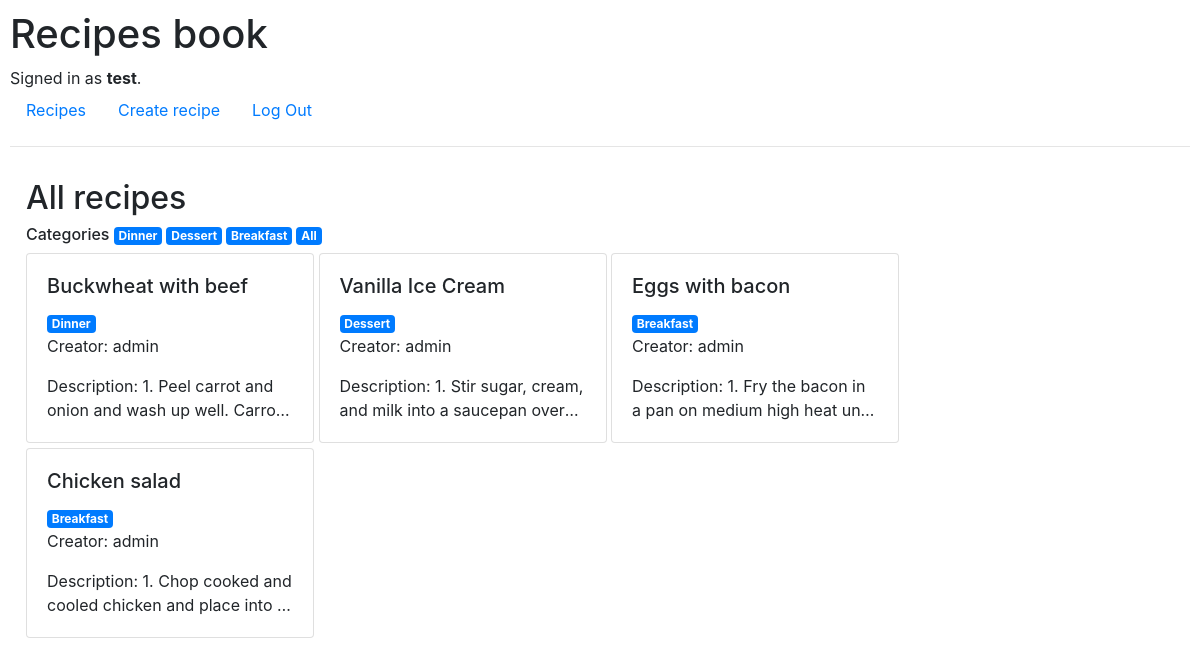
Page / (signed in) on the committed database.
### mplan/models.py (models this page shows, shortened)
class User(AbstractUser):
    pass

class Recipe(models.Model):
    name = models.CharField(max_length=64)
    ingredient = models.ManyToManyField('Ingredient', blank=True, related_name='ingredient')
    description = models.CharField(max_length=4096)
    category = models.CharField(max_length=64, blank=True)
    date = models.DateTimeField(auto_now_add=True, blank=True)
    creator = models.ForeignKey(User, on_delete=models.CASCADE, related_name='owner')

### mplan/views.py (the view)
# urls.py: path("", views.index, name="index"),
def index(request):
    all_recipes = Recipe.objects.all()
    all_categories = Recipe.objects.values('category').distinct().exclude(category__exact='')
    return render(request, "mplan/index.html", {
                    "all_categories": all_categories,
                    "all_recipes": all_recipes})

### mplan/templates/mplan/index.html
{% extends "mplan/layout.html" %}
{% block body %}
<div style='padding: 1em'>
    {% if category %}
        <h2>{{category}} recipes</h2>
    {% else %}
        <h2>All recipes</h2>
    {% endif %}
    <h6> Categories
        {% for category in all_categories %}
            <a href="/category/{{category.category}}" class="badge badge-primary"> {{category.category}} </a>
        {% endfor %}
        <a href="/" class="badge badge-primary"> All </a>
    </h6>
    <div>
        {% for recipe in all_recipes %}
            <div onclick="window.open('{% url "recipe" recipe.id %}', '_self');" class="card" style="width: 18rem; margin: 0px 0px 5px;">
                <div class="card-body" style='min-height: 188px'>
                    <h5 class="card-title">
                        {{ recipe.name}}
                    </h5>
                    {% if recipe.category %}
                        <a href="category/{{recipe.category}}" class="badge badge-primary"> {{recipe.category}} </a>
                    {% endif %}
                    <p class="card-text">Creator: {{ recipe.creator }}</p>
                    <p class="card-text text">Description: {{ recipe.description }}</p>
                </div>
            </div>
        {% endfor %}
    </div>
</div>
{% endblock %}

### mplan/templates/mplan/layout.html (shortened to what this page needs)
{% load static %}
<!DOCTYPE html>
<html lang="en">
    <head>
        <link rel="stylesheet" href="https://stackpath.bootstrapcdn.com/bootstrap/4.4.1/css/bootstrap.min.css">
        <link href="{% static 'mplan/styles.css' %}" rel="stylesheet">
    </head>
    <body>
        <h1>Recipes book</h1>
        <div>
            {% if user.is_authenticated %}
                Signed in as <strong>{{ user.username }}</strong>.
            {% else %}
                Not signed in.
            {% endif %}
        </div>
        <ul class="nav">
            <li class="nav-item">
                <a class="nav-link" href="{% url 'index' %}">Recipes</a>
            </li>
            {% if user.is_authenticated %}
                <li class="nav-item">
                    <a class="nav-link" href="{% url 'create_recipe' %}">Create recipe</a>
                </li>
                <li class="nav-item">
                    <a class="nav-link" href="{% url 'logout' %}">Log Out</a>
                </li>
            {% endif %}
        </ul>
        <hr>
        {% block body %}
        {% endblock %}
        </body>
</html>

### mplan/static/mplan/styles.css (style rules this page uses)
body { padding: 10px; }
.card { vertical-align: middle; display: inline-block; margin: 5px 10px 5px 0px; }
.text { overflow: hidden; text-overflow: ellipsis; display: -webkit-box; -webkit-line-clamp: 2; -webkit-box-orient: vertical; }

### rows in the picture
User: username "test"
Recipe: name "Buckwheat with beef", category "Dinner", creator "admin", description "1. Peel carrot and onion and wash up well.…"
Recipe: name "Vanilla Ice Cream", category "Dessert", creator "admin", description "1. Stir sugar, cream, and milk into a saucepan…"
Recipe: name "Eggs with bacon", category "Breakfast", creator "admin", description "1. Fry the bacon in a pan on medium high heat…"
Recipe: name "Chicken salad", category "Breakfast", creator "admin", description "1. Chop cooked and cooled chicken and place into…"

### other values in the picture
{{ category.category }} "Dinner" "Dessert" "Breakfast"
